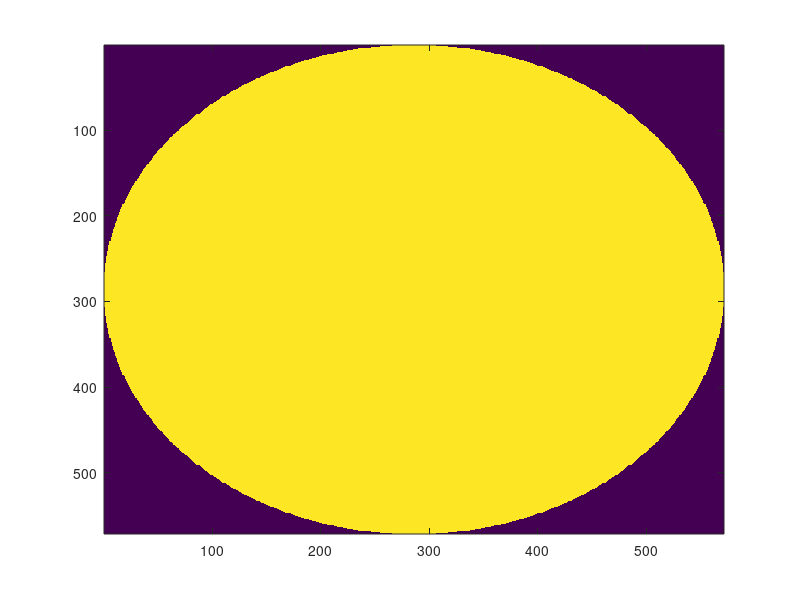
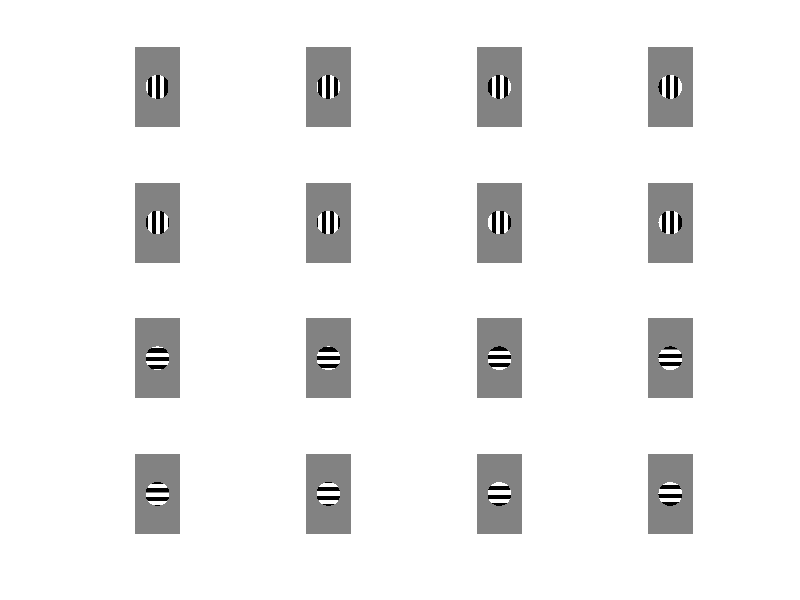

The MATLAB source for these figures, in order:
%%% make movie and task variables for simplest HvV
%%% one location, one spatial frequency, theta =0,pi/2

clear all

%%% set parameters
sfrange = 0.1067;
phaserange = linspace(0, 2*pi,9);
phaserange=phaserange(1:8);
ntheta =2;
nx = 1; ny =1;

randomTheta=0;
binarize=1;

%%% set up stimulus size & geometry
xsz = 1920;
ysz = xsz*9/16;
dist = 25;
width = 50;
widthdeg = 2*atand(0.5*width/dist)
degperpix = widthdeg/xsz
sfrange = sfrange*degperpix;

%%% make blocks to put stimuli into
blockwidth = 800*5/7;
xposrange = [0.5 ]*xsz - blockwidth/2
ypos = linspace(1,ysz-1,ny+1);
yposrange = ypos(1:end-1);
yposrange = 0.5*ysz - blockwidth/2;

%%% create stimulus permutations
thetarange = [0  pi/2 ];
trial=0;
for n= 1:length(thetarange);
    for i = 1:length(xposrange);
        for j = 1:length(yposrange);
            for k = 1:length(sfrange);
                for m= 1:length(phaserange);
                    
                    trial = trial+1;
                    xpos(trial) = xposrange(i); ypos(trial)=yposrange(j);
                    sf(trial)=sfrange(k);
                    phase(trial) = phaserange(m); theta(trial) = thetarange(n);
                    if randomTheta
                        theta(trial) = rand*2*pi;
                    end
                end
            end
        end
    end
end

%%% set correct responses 1=left -1=right in landscape
correctResp(theta==0) = -1;
correctResp(theta == pi/2) = 1;

%%% make circular mask
[x y] =meshgrid(1:blockwidth,1:blockwidth);
xgrid=(x-mean(x(:))); ygrid=(y-mean(y(:)));
gaussian = sqrt((xgrid.^2 +ygrid.^2))<blockwidth/2;
figure
imagesc(gaussian)

%%% make individual stimuli
stimulus = zeros(xsz,ysz,trial,'uint8')+128;
for tr = 1:trial
    tr
    ph = (x*cos(theta(tr)) + y*sin(theta(tr)))*2*pi*sf(tr) + phase(tr);
    frame = uint8(0.5*255*(cos(ph).*gaussian+1));
    stimulus(xpos(tr):xpos(tr)+blockwidth-1, ypos(tr):ypos(tr)+blockwidth-1,tr) = frame;
end
if binarize
    stimulus(stimulus>128)=255;
    stimulus(stimulus<128)=0;
end

%%% crop, in case it's too large
stimulus = stimulus(1:xsz,1:ysz,:);
figure
for i = 1:trial
    subplot(ceil(sqrt(trial)),ceil(sqrt(trial)),i)
    imshow(stimulus(:,:,i));
    drawnow
end

for i = 1:trial
    stimDetails(i).xpos = xpos(i);
    stimDetails(i).theta = theta(i);
    stimDetails(i).sf = sf(i);
    stimDetails(i).correctResp  = correctResp(i);
    stimDetails(i). phase = phase(i);
    stimDetails(i).static=1;
end


interImg = ones(xsz,ysz)*128;
save HvV_center_task_vert interImg stimulus stimDetails xpos ypos correctResp sf phase theta nx ny


